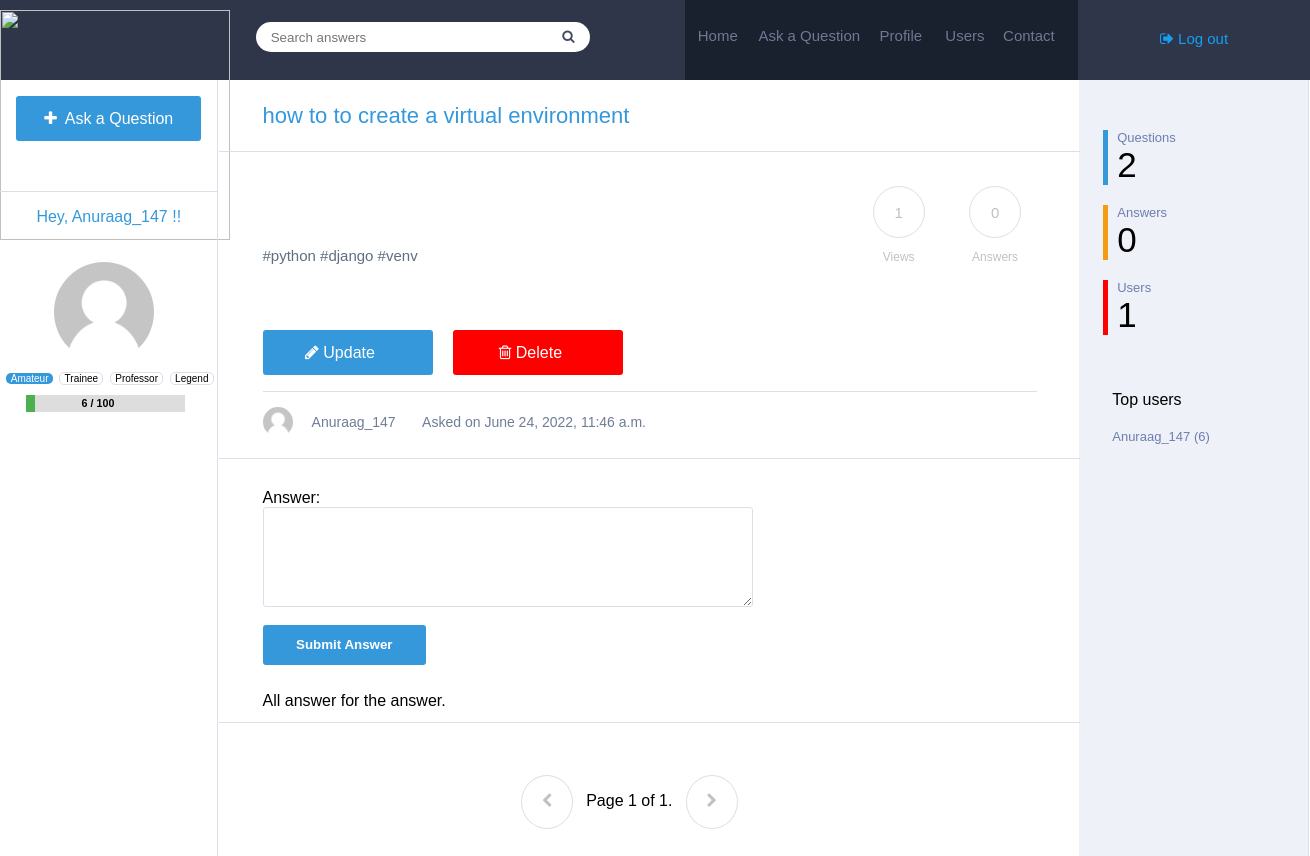
/question/3/ (signed in), run on the app's committed database.
### Main/models.py (models this page shows, shortened)
class Question(models.Model):
	user=models.ForeignKey(Profile,on_delete=models.CASCADE)
	question=models.TextField()
	description=models.TextField(null=True, blank=True)
	views=models.IntegerField(default=0)
	answers=models.IntegerField(default=0)
	answered=models.IntegerField(default=0)
	timestamp=models.DateTimeField(auto_now=False, auto_now_add=True)

class Profile(models.Model):
	user=models.ForeignKey(settings.AUTH_USER_MODEL,on_delete=models.CASCADE)
	image=models.ImageField(upload_to=upload_location,null=True,blank=True,)
	location=models.TextField(default="Not mentioned")
	points=models.IntegerField(default=0)
	questions=models.IntegerField(default=0)
	answers=models.IntegerField(default=0)
	def __str__(self):
		return self.user.username

### Main/views.py (the view, shortened to what this page needs)
# urls.py: url(r'^question/(?P<id>\d+)/$', views.Question_detail,name='detail'),
def Question_detail(request,id):
  top = Profile.objects.all().order_by("-points")[:min(Profile.objects.count(),5)]
  if request.user.is_authenticated:
    profile = get_object_or_404(Profile,user=request.user)
    if profile.points < 100:
      val = str(profile.points)+" / 100"
      percent = float(profile.points)/100*100
    elif profile.points < 1000:
      val = str(profile.points)+" / 1000"
      percent = float(profile.points)/1000*100
    elif profile.points < 2000:
      val = str(profile.points)+" / 2000"
      percent = float(profile.points)/2000*100
    else:
      val = str(profile.points)
      percent = 100
  else:
    profile = get_object_or_404(Profile,id=1)
    val = ""
    percent = 100
  instance=get_object_or_404(Question,id=id)
  instance.views = instance.views + 1
  instance.save()
  queryset_list=Answer.objects.all().filter(question=instance).order_by("-accepted","-votes","-timestamp")
  query=request.GET.get('q')
  if query:
    queryset_list=queryset_list.filter(
    Q(answer__icontains=query)|
    Q(user__user__username__icontains=query)
    ).distinct()
  paginator = Paginator(queryset_list, 10)
  page = request.GET.get('page')
  try:
    queryset = paginator.page(page)
  except PageNotAnInteger:
    queryset = paginator.page(1)
  except EmptyPage:
    queryset = paginator.page(paginator.num_pages)
  context={
    "question":instance,
    "object_list":queryset,
    "page":"page",
    "profile":profile,
    "val":val,
    "percent":percent,"q":Question.objects.count(),"a":Answer.objects.count(),"u":Profile.objects.count(),"top":top
  }
  return render (request, "question.html",context)

### templates/question.html (shortened to what this page needs)
{% load staticfiles %}
<html>
<head>
<link rel='stylesheet' href='{% static "css/question.css" %}'>
<link rel="stylesheet" href="https://cdnjs.cloudflare.com/ajax/libs/font-awesome/4.7.0/css/font-awesome.min.css">
</head>
<body>
	<div class="navbar">
		<div class="logo">
		</div>
		<div class="search">
			<div style="margin-top: 22px; margin-left: 22.5%;">
			<form method='GET' action=''>
			<input type='text' name='q' placeholder='Search answers' value='{{request.GET.q }}' id="search1"/>
			<button type='submit' id="search2"><i class="fa fa-search" aria-hidden="true"></i></button>
			</form>
			</div>
		</div>
		<div class="navlinks">
			<h6><a href="{% url "home" %}">Home</a></h6> <h6 style="width: 30%;"><a href="{% url "create" %}">Ask a Question</a></h6> <h6><a href="{% url "profile" id=profile.id %}">Profile</a></h6> <h6><a href="{% url "user" %}">Users</a></h6> <h6><a>Contact</a></h6>
		</div>
		<div class="login" style="font-size: 15px;">
			{% if request.user.is_authenticated %}
			<p><a href="{% url "logout" %}"><i class="fa fa-sign-out" aria-hidden="true"></i> Log out</a></p>
			{% else %}
			<p><a href="{% url "login" %}"><i class="fa fa-sign-in" aria-hidden="true"></i> Log in / Register</a></p>
			{%endif %}
		</div>
	</div>
	<div class="main">
		<div class="links">
			<div id="ask-cont">
			<a href="{% url "create" %}" style="text-decoration: none;"><p class="ask"><i class="fa fa-plus" aria-hidden="true"></i>&nbsp Ask a Question</p></a>
			</div>
			{% if request.user.is_authenticated %}
			<p style="color: #3498db;text-align: center;">Hey, {{ request.user }} !!</p>
			{% if profile.image %}
			<img src='{{ profile.image.url }}' id="image1"/>
			{% else %}
			<img src='{% static "image/default_user.png" %}' id="image1"/>
			{% endif %}
			<div class="rank">
			<p style="background-color: #3498db; border:none;color: white">Amateur</p>
			<p >Trainee</p>
			<p >Professor</p>
			<p >Legend</p>
			<div id="myProgress">
				<h6 style="float: left;margin-left: 35%;margin-top: 2px;">{{ val }}</h6>
			  <div id="myBar" style="width: {{ percent }}%"></div>
			</div>
			</div>
			{% endif %}
		</div>
		<div class="content">
			<table style="width: 100%;min-height: 100%;border-spacing: 0px;margin-right: 0px;">
				<tr>
			<td style="width:100%; float: left;">
				<div class="heading">
					<div class="tab">
						<p style="color: #3498db; padding-right: 5%;">{{ question.question }}</p>
					</div>
				</div>
			<div class="tabcontent">
				<h6 style="display: inline-block;">{{ question.description | linebreaks }}</h6>
				<div class="right">
				<div class="circle" style="display: inline-block;"><h6>{{ question.views }}</h6><p>Views</p></div>
					{% if question.answered == 0 %}
					<div class="circle" style="display: inline-block;"><h6>{{ question.answers }}</h6><p>Answers</p></div>
					{% else %}
					<div class="circle" style="display: inline-block;"><h6 style="background-color: #1abc9c;color: white; border:none;">{{ question.answers }}</h6><p>Answers</p></div>
					{% endif %}
				</div>
				{% if request.user == question.user.user %}
				<p style="background-color: #3498db;" class="button"><a href="{% url "update" id=question.id %}"><i class="fa fa-pencil" aria-hidden="true"></i> Update</a></p>
				<p style="background-color: red;" class="button"><a href="{% url "delete" id=question.id %}"><i class="fa fa-trash-o" aria-hidden="true"></i> Delete</a></p>
				{% endif %}
			</div>
			<div style="margin-top: 0px;margin-left: 5%;">
				{% if question.user.image %}
				<img src='{{ question.user.image.url }}' id="image"/>
				{% else %}
				<img src='{% static "image/default_user.png" %}' id="image"/>
				{% endif %}
				<h6 style="font-size: 14px; font-weight: normal; color: #6f7d95;" class="des1"><a href="{% url "profile" id=question.user.id %}" style="text-decoration: none;color: #6f7d95;">{{ question.user }}</a> &nbsp &nbsp &nbsp Asked on {{ question.timestamp }}</h6>
			</div>
			<br/>
			<div class="answers">
				<div class="col-xs-4 login_form">
				        <form id="create_form" method="post" action="{% url "detail" id=question.id %}">
				                Answer: <br/>
				                <textarea name="answer" id="username" style="height:100px;"></textarea>
				                <br /><br/>
				        <input type="submit" name="submit" value="Submit Answer" id="create"/>
				        </form>
				    </div>
				</div>
				<p class="question" style="height: 30px;margin-top: 20px;">All answer for the answer.</p>
				<br/>
				<br/>
				<div class="page" style="width: 79%;">
				{% if object_list.has_previous %}
	            <a href="?page={{ object_list.previous_page_number }} & q={{ request.GET.q }}"><i class="fa fa-chevron-left" aria-hidden="true" style="background-color: #1abc9c;color: white; border:none;"></i></a>
	            {% else %}
	            <a><i class="fa fa-chevron-left" aria-hidden="true"></i></a>
	        	{% endif %}
	        	<span class="current">
	            &nbsp Page {{ object_list.number }} of {{ object_list.paginator.num_pages }}. &nbsp
	        	</span>
	        	{% if object_list.has_next %}
	            <a href="?page={{ object_list.next_page_number }} & q={{ request.GET.q }}" ><i class="fa fa-chevron-right " aria-hidden="true" style="background-color: #1abc9c;color: white; border:none;"></i></a>
	            {% else %}
	            <a><i class="fa fa-chevron-right " aria-hidden="true"></i></a>
	        	{% endif %}
	        </div>
			</td>
			<td class="stats" style="padding-top: 30px;vertical-align: top;">
				<div class="bor" style="border-left-color: #3498db">
					<p class="stat_q">Questions</p>
					<p class="stat_a">{{ q }}</p>
				</div>
				<div class="bor" style="border-left-color: #f39c12;">
					<p class="stat_q">Answers</p>
					<p class="stat_a">{{ a }}</p>
				</div>
				<div class="bor" style="border-left-color: red;">
					<p class="stat_q">Users</p>
					<p class="stat_a">{{ u }}</p>
				</div>
				<div class="bor" style="border:none; padding-top: 40px;">
					<p>Top users</p>
					{% for obj in top %}
					<p class="stat_q"><a  href="{% url "profile" id=obj.id %}" style="color: #6f7daf;text-decoration: none;">{{ obj.user }} ({{obj.points}})</a></p>
					{% endfor %}
				</div>
			</td>
		</tr>
		</table>
		</div>
	</div>
</body>
</html>

### static/css/question.css (style rules this page uses)
body { min-width: 1300px; margin: 0px; font-family: sans-serif; }
.navbar { width: 100%; background-color: #2f364a; height:80px; }
.logo { float: left; width:10%; height:100%; }
.search { float: left; height: 100%; width: 42.3%; }
#search1 { float: left; border:none; border-top-left-radius: 50px; border-bottom-left-radius: 50px; height:30px; width:70%; margin-right: 0px; padding-left: 15px; }
#search2 { margin-left: 0px; border:none; border-top-right-radius: 50px; border-bottom-right-radius: 50px; height:30px; margin-right: 0px; background-color: white; padding-right: 15px; color:#444c63; }
.navlinks { float: left; width:30%; background-color: #19202e; height:100%; }
.navlinks h6 { margin-top:27px; float: left; width:16%; text-align: center; margin-left: 0.3%; }
.navlinks h6 a { text-decoration: none; color: #6f7992; font-weight: normal; font-size:15px; }
.login { float: left; height: 100%; width: 17.7%; text-align: center; }
.login p { margin-top: 30px; }
.login a { text-decoration: none; color: #169ef2; }
.main { width: 100%; }
.links { float: left; top:80px; height: 100%; width:16.6%; }
.ask { margin-left: 7.5%; width:85%; height: 31px; border-style: none; border-radius: 3px; background-color: #3498db; color: white; padding-top: 14px; text-align: center; }
#ask-cont { border-bottom-style: solid; border-bottom-color: #dadfea; border-bottom-width: 1px; height:95px; }
.content { float: left; width: 83.2%; border-right-style: solid; border-right-color: #dadfea; border-right-width: 1px; border-left-style: solid; border-left-color: #dadfea; border-left-width: 1px; height: auto; }
.heading { padding-left: 5%; font-size: 22px; border-bottom-style: solid; border-bottom-color: #dadfea; border-bottom-width: 1px; margin-bottom: -1px; }
.stats { background-color: #eef1f7; width:21%; }
.login_form { border-top-style: solid; border-top-color: #dadfea; border-top-width: 1px; width: 95%; padding-left: 5%; margin-top: 10px; padding-top: 30px; }
#username { width:60%; height:40px; border-radius:3px; padding-left:1%; border-style: solid; border-color: #dadfea; border-width: 1px; }
#create { background-color: #3498db; border:none; border-radius:3px; width:20%; height: 40px; color:white; font-weight: bold; }
.tabcontent { margin-left: 5%; margin-right: 5%; border-bottom-style: solid; border-bottom-color: #dadfea; border-bottom-width: 1px; }
.tabcontent h6 { width:73%; font-weight: normal; font-size: 15px; color: #5f6f81; }
.right { width:25%; display: inline-block; }
.circle h6 { border-style: solid; border-width: 1px; border-color: #dadfea; border-radius: 50%; width:50px; height: 33px; text-align: center; padding-top:17px; font-size: 15px; font-weight: normal; color:#c1c1c1; margin-bottom: 0px; margin-left: 40px; }
.circle p { color:#c1c1c1; font-size: 12px; text-align: center; margin-left: 40px; }
.des1 { padding-top: 7px; margin-left: 6%; margin-top: 15px; margin-bottom: 0px; }
#image { width: 30px; height: 30px; border-radius: 50%; margin-bottom: 0px; float: left; }
#image1 { width: 100px; height: 100px; border-radius: 50%; margin-top: 20px; margin-left: 25%; }
.rank { margin-left: 2%; }
.rank p { margin-left: 1%; padding-left: 2%; padding-right: 2%; display: inline-block; font-size: 10px; border-style: solid; border-color: #dadfea; border-width: 1px; border-radius: 5px; }
#myProgress { margin-left: 10%; width: 75%; background-color: #ddd; }
#myBar { height: 17px; background-color: #4CAF50; text-align: center; line-height: 30px; color: white; }
.button { width:20%; height: 31px; border-style: none; border-radius: 3px; padding-top: 14px; padding-right: 2%; text-align: center; display: inline-block; margin-right: 2%; }
.button a { color: white; text-decoration: none; }
.question { border-bottom-style: solid; border-bottom-color: #dadfea; border-bottom-width: 1px; padding-left: 5%; padding-top: 7px; }
.page { width: 100%; float: left; margin-left: 35%; }
.page i { border-style: solid; border-width: 1px; border-color: #dadfea; border-radius: 50%; width:50px; height: 35px; text-align: center; padding-top:17px; font-size: 15px; font-weight: normal; color:#c1c1c1; }
.stat_q { font-size: 13px; margin-bottom: 0px; margin-top: 20px; color: #6f7daf; }
.stat_a { font-size: 35px; margin-top: 0px; margin-bottom: 0px; }
.bor { border-left-style: solid; border-left-width: 5px; padding-left: 4%; margin-left: 10%; }

### data on the page
Question: question "how to to create a virtual environment", description "#python #django #venv", views "1", answers "0", user "Anuraag_147", timestamp "June 24, 2022, 11:46 a.m."
Profile: user "Anuraag_147", points "6"

### other printed values
{{ request.user }} "Anuraag_147"
{{ val }} "6 / 100"
{{ object_list.number }} "1"
{{ object_list.paginator.num_pages }} "1"
{{ q }} "2"
{{ a }} "0"
{{ u }} "1"
